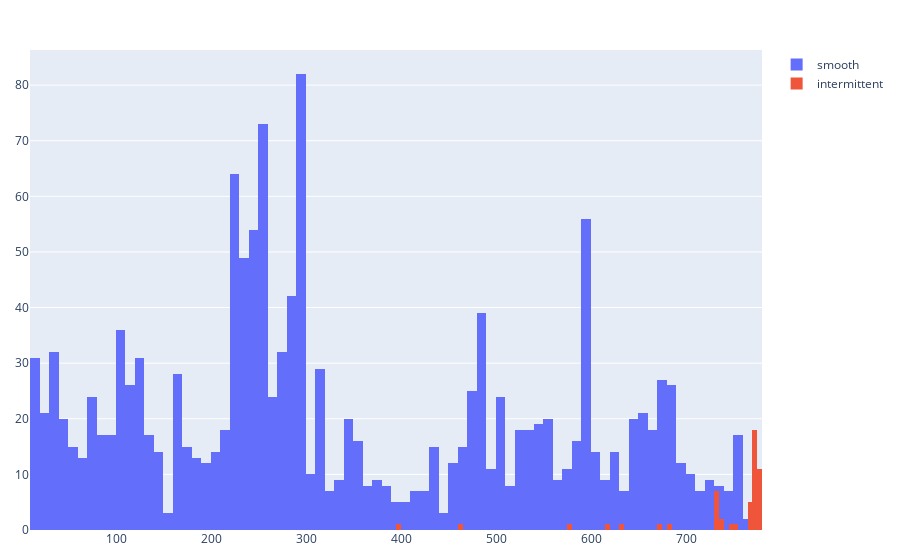

The notebook cell saved with this chart:
### Code cell
temp = (train.groupby(group)
        .apply(lambda x: pd.Series({'length': x.shape[0],
                                    'intermittent': x['intermittent'].max()}))
        .reset_index())

plt = go.Figure()
(plt.add_trace(go.Histogram(x=temp[temp['intermittent'].eq(False)]['length'], 
                            nbinsx=100, name='smooth'))
 .add_trace(go.Histogram(x=temp[temp['intermittent'].eq(True)]['length'], 
                         nbinsx=100, name='intermittent'))
 .update_layout(barmode='overlay', margin=margin))

### Figure 1 — Plotly figure (JSON) as saved in the notebook; plotly's stock layout.template omitted (floating-point values rounded to 4 significant figures; data arrays with more than 128 entries replaced by an {"elided": "..."} marker saying what was removed)
{"data": [{"name": "smooth", "nbinsx": 100, "type": "histogram", "x": {"elided": "1524 int values"}}, {"name": "intermittent", "nbinsx": 100, "type": "histogram", "x": [775, 735, 751, 399, 774, 774, 765, 772, 732, 775, 739, 732, 774, 731, 775, 732, 771, 733, 773, 673, 775, 774, 772, 766, 767, 775, 617, 631, 463, 775, 775, 775, 774, 730, 575, 775, 775, 768, 774, 770, 774, 774, 732, 771, 774, 749, 770, 769, 683, 775, 772, 771]}], "layout": {"barmode": "overlay", "margin": {"b": 30, "l": 30, "r": 30, "t": 50}}}
